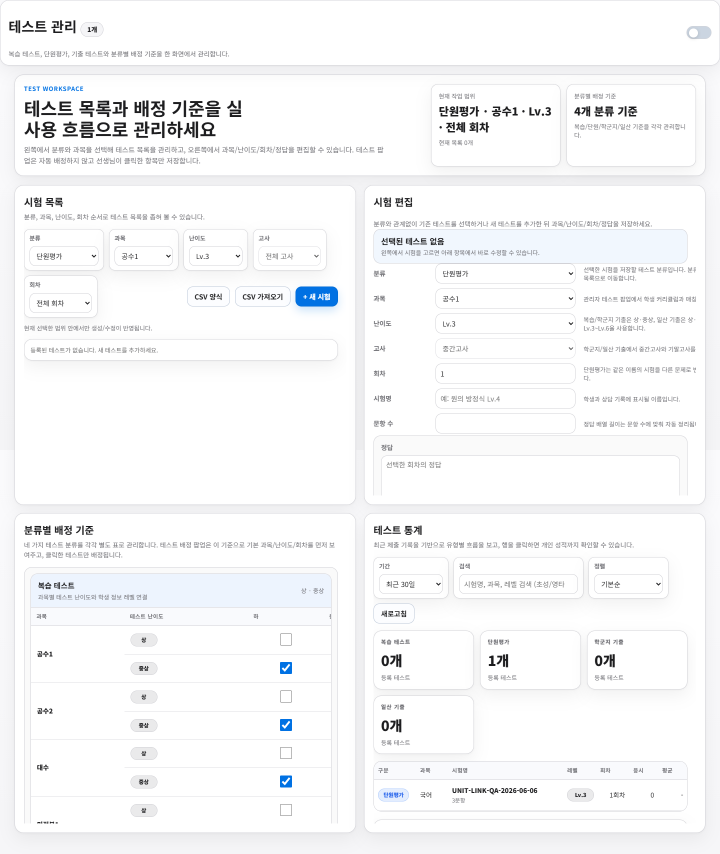
#> input picture .omo/evidence/task-16-tests-1440.png, 1440 x 1708 px (shown at 1/2 size); its folder holds only this picture in this run
$ python -i student_test_sheet_crop_worker.py   (imports and definitions only)   (older library calls are emulated)
#> lines starting #> are read from the running program, lines starting #| are printed output that depends on the picture; after the words box and inside, x2 and y2 are one past the last pixel; in counts of white or black regions, pixels touching at a corner belong together
from __future__ import annotations

import json
import os
import sys
from dataclasses import dataclass
from pathlib import Path
from statistics import median
from typing import Final, Mapping


SCHEMA: Final = "student_test_sheet_crop_worker_v1"
ENGINE: Final = "crop"
CANVAS_WIDTH: Final = 1600
CANVAS_HEIGHT: Final = 2200
QUESTION_COUNT: Final = 20
LEFT_X: Final = 295
RIGHT_X: Final = 920
CROP_Y0: Final = 438
CROP_W: Final = 485
CROP_H: Final = 116
ROW_PITCH: Final = 151
MARKER_SIZE: Final = 64
MARKER_CENTERS: Final = (
    (140.0, 140.0),
    (1460.0, 140.0),
    (1460.0, 2060.0),
    (140.0, 2060.0),
)


class CropWorkerError(ValueError):
    pass


@dataclass(frozen=True, slots=True)
class Marker:
    x: int
    y: int
    width: int
    height: int
    area: float

    @property
    def center(self) -> tuple[float, float]:
        return (self.x + self.width / 2, self.y + self.height / 2)


@dataclass(frozen=True, slots=True)
class DocumentTransform:
    matrix: object
    marker_mode: str
    reprojection_error: float


@dataclass(frozen=True, slots=True)
class AnswerBoxDetection:
    boxes: dict[int, tuple[int, int, int, int]]
    source: str
    detected_rect_count: int
    left_column_count: int
    right_column_count: int


# [22 lines left out: functions _inside, parse_request, not called in this run]


def _marker_candidates(cv2, image, threshold) -> list[Marker]:
    contours, _ = cv2.findContours(threshold, cv2.RETR_EXTERNAL, cv2.CHAIN_APPROX_SIMPLE)
    image_area = image.shape[0] * image.shape[1]
    candidates: list[Marker] = []
    for contour in contours:
        x, y, width, height = cv2.boundingRect(contour)
        area = float(cv2.contourArea(contour))
        if not image_area * 0.00025 <= area <= image_area * 0.01:
            continue
        ratio = width / max(1, height)
        extent = area / max(1, width * height)
        if 0.65 <= ratio <= 1.35 and extent >= 0.55:
            candidates.append(Marker(x, y, width, height, area))
    return candidates


def find_legacy_markers(cv2, image) -> tuple[Marker, Marker, Marker, Marker]:
    gray = cv2.cvtColor(image, cv2.COLOR_BGR2GRAY)
    found: list[Marker] = []
    for threshold_value in (50, 70, 90, 110):
        _, threshold = cv2.threshold(gray, threshold_value, 255, cv2.THRESH_BINARY_INV)
        found.extend(_marker_candidates(cv2, image, threshold))
    deduped: list[Marker] = []
    for candidate in sorted(found, key=lambda item: item.area, reverse=True):
        x, y = candidate.center
        if all(abs(x - other.center[0]) > 12 or abs(y - other.center[1]) > 12 for other in deduped):
            deduped.append(candidate)
    if len(deduped) < 4:
        raise CropWorkerError("marker_detection_failed")
    top_left = min(deduped, key=lambda marker: marker.center[0] + marker.center[1])
    top_right = max(deduped, key=lambda marker: marker.center[0] - marker.center[1])
    bottom_right = max(deduped, key=lambda marker: marker.center[0] + marker.center[1])
    bottom_left = min(deduped, key=lambda marker: marker.center[0] - marker.center[1])
    selected = (top_left, top_right, bottom_right, bottom_left)
    if len({marker.center for marker in selected}) != 4:
        raise CropWorkerError("marker_selection_failed")
    return selected


# [12 lines left out: function _aruco_destination_points, not called in this run]


def document_transform(cv2, np, image) -> DocumentTransform:
    gray = cv2.cvtColor(image, cv2.COLOR_BGR2GRAY)
    aruco = getattr(cv2, "aruco", None)
    if aruco is not None and hasattr(aruco, "ArucoDetector"):
        parameters = aruco.DetectorParameters()
        if hasattr(aruco, "CORNER_REFINE_SUBPIX"):
            parameters.cornerRefinementMethod = aruco.CORNER_REFINE_SUBPIX
        detector = aruco.ArucoDetector(aruco.getPredefinedDictionary(aruco.DICT_4X4_50), parameters)
        corners, ids, _rejected = detector.detectMarkers(gray)
        by_id: dict[int, object] = {}
        if ids is not None:
            for marker_corners, raw_id in zip(corners, ids.reshape(-1)):
                marker_id = int(raw_id)
                if marker_id in range(4) and marker_id not in by_id:
                    by_id[marker_id] = marker_corners.reshape(4, 2).astype(np.float32)
        if set(by_id) == {0, 1, 2, 3}:
            source = np.concatenate([by_id[marker_id] for marker_id in range(4)], axis=0)
            destination = np.concatenate(
                [_aruco_destination_points(np, marker_id) for marker_id in range(4)],
                axis=0,
            )
            matrix, inliers = cv2.findHomography(source, destination, cv2.RANSAC, 3.0)
            if matrix is not None and inliers is not None and int(inliers.sum()) >= 12:
                projected = cv2.perspectiveTransform(source.reshape(-1, 1, 2), matrix).reshape(-1, 2)
                error = float(np.linalg.norm(projected - destination, axis=1).mean())
                if error <= 8.0:
                    return DocumentTransform(matrix, "aruco_4x4_50", error)

    markers = find_legacy_markers(cv2, image)
    source_points = np.array([marker.center for marker in markers], dtype=np.float32)
    destination_points = np.array(MARKER_CENTERS, dtype=np.float32)
    matrix = cv2.getPerspectiveTransform(source_points, destination_points)
    return DocumentTransform(matrix, "legacy_square", 0.0)


# [12 lines left out: function fixed_boxes, not called in this run]


def _answer_region(rect: tuple[int, int, int, int]) -> tuple[int, int, int, int]:
    x, y, width, height = rect
    return (x + 95, y + 10, max(1, width - 115), max(1, height - 20))


def _full_width_rects(rects: list[tuple[int, int, int, int]]) -> list[tuple[int, int, int, int]]:
    return [rect for rect in rects if rect[2] >= 450 and 90 <= rect[3] <= 170]


# [92 lines left out: functions _clustered_rows, _column_geometry, _repaired_grid, detect_answer_boxes, crop_warnings, not called in this run]


def _decode_image(cv2, np, path: Path):
    encoded = np.fromfile(str(path), dtype=np.uint8)
    return cv2.imdecode(encoded, cv2.IMREAD_COLOR) if encoded.size else None


# [13 lines left out: function _load_template, not called in this run]


def _normalize_illumination(cv2, gray):
    background = cv2.GaussianBlur(gray, (0, 0), 15)
    return cv2.divide(gray, background, scale=255)


# [46 lines left out: function recognition_crop, not called in this run]


def process(image_path: Path, output_dir: Path) -> dict:
    import cv2
    import numpy as np

    image = _decode_image(cv2, np, image_path)
#> in _decode_image, returned value is the input picture: shape (1708, 1440, 3); mean B, G, R 248.5, 247.6, 247.1
    if image is None:
        raise CropWorkerError("capture_decode_failed")
    transform = document_transform(cv2, np, image)
#> in document_transform, `corners, ids, _rejected = detector.detectMarkers(gray)`: corners = (); ids = None
#> the loop in find_legacy_markers, `for threshold_value in (50, 70, 90, 110):` made 4 passes
#> pass 1, in find_legacy_markers, `_, threshold = cv2.threshold(gray, threshold_value, 255, cv2.THRESH_BI..`:
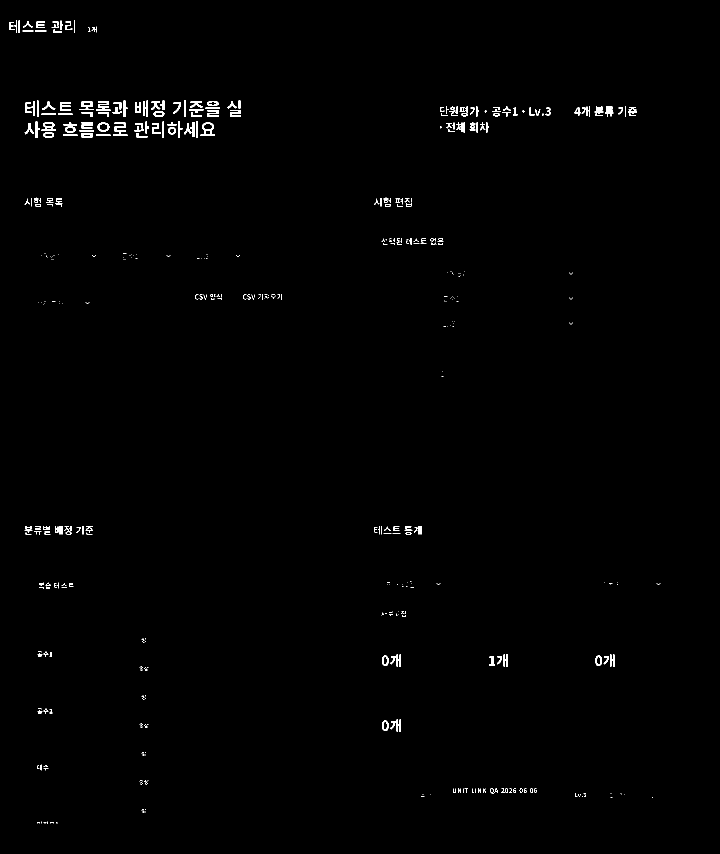
#> threshold: shape (1708, 1440) (shown at 1/2 size); 0.67% white; 458 white regions (268 under 20 px), largest, box (x1, y1, x2, y2) and area: (226, 245, 255, 272) 345, (401, 245, 430, 272) 336, (192, 202, 221, 222) 300
#> pass 2, in find_legacy_markers, `_, threshold = cv2.threshold(gray, threshold_value, 255, cv2.THRESH_BI..`:
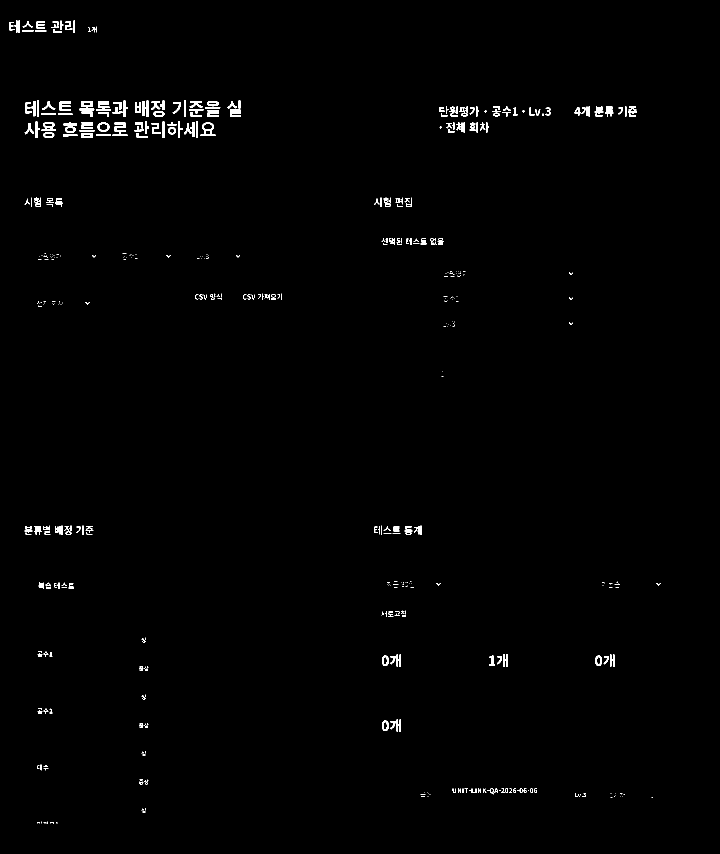
#> threshold: shape (1708, 1440) (shown at 1/2 size); 0.79% white; 480 white regions (262 under 20 px), largest, box (x1, y1, x2, y2) and area: (225, 245, 255, 272) 369, (401, 245, 431, 272) 343, (159, 202, 189, 221) 337
#> pass 3, in find_legacy_markers, `_, threshold = cv2.threshold(gray, threshold_value, 255, cv2.THRESH_BI..`:
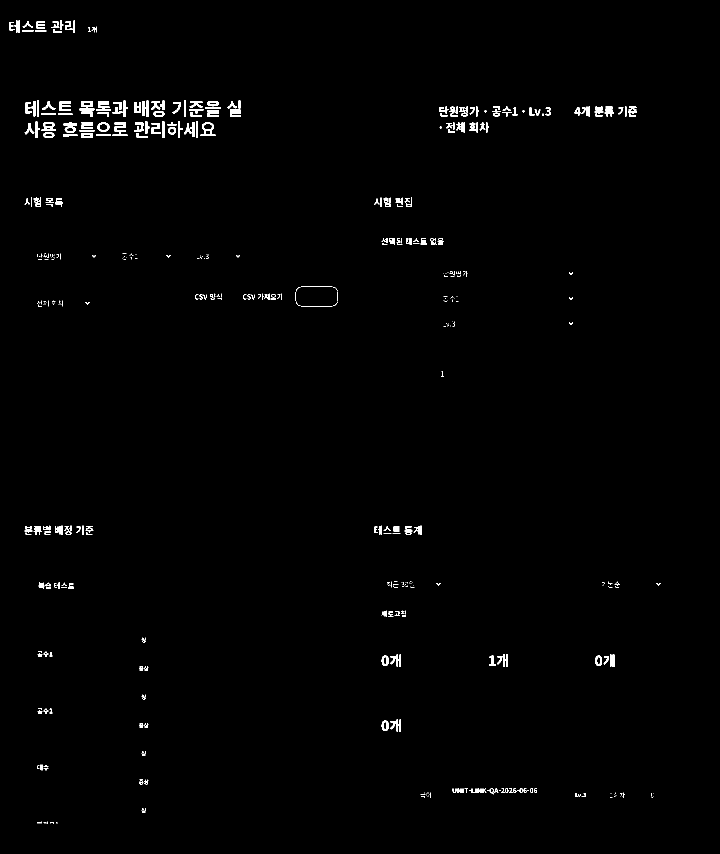
#> threshold: shape (1708, 1440) (shown at 1/2 size); 0.86% white; 473 white regions (223 under 20 px), largest, box (x1, y1, x2, y2) and area: (225, 245, 255, 272) 382, (401, 245, 431, 272) 350, (159, 202, 189, 221) 339
#> after the loop in find_legacy_markers, `for threshold_value in (50, 70, 90, 110):`: found = []
    warped = cv2.warpPerspective(
        image,
        transform.matrix,
        (CANVAS_WIDTH, CANVAS_HEIGHT),
        flags=cv2.INTER_LINEAR,
        borderValue=(255, 255, 255),
    )
    gray = cv2.cvtColor(warped, cv2.COLOR_BGR2GRAY)
    blur = float(cv2.Laplacian(gray, cv2.CV_64F).var())
    brightness = float(gray.mean())
    contrast = float(gray.std())
    small = cv2.resize(gray, (20, 20), interpolation=cv2.INTER_AREA)
    shadow_spread = float(np.percentile(small, 95) - np.percentile(small, 5))
    failures: list[str] = []
    if blur < 8:
        failures.append("blur_detected")
    if brightness < 45 or brightness > 248:
        failures.append("exposure_out_of_range")
    if contrast < 8:
        failures.append("low_contrast_detected")
    if shadow_spread > 180:
        failures.append("shadow_detected")
    detection = detect_answer_boxes(cv2, np, warped)
    if detection.source == "fixed_fallback":
        failures.append("answer_box_detection_failed")

    output_dir.mkdir(parents=True, exist_ok=True)
    template_gray = _load_template(cv2, np)
    boxes = detection.boxes
    items: list[dict] = []
    for question_no in range(1, QUESTION_COUNT + 1):
        x, y, width, height = boxes[question_no]
        crop = warped[y : y + height, x : x + width]
        crop_path = output_dir / f"q{question_no:03d}.png"
        recognition_path = output_dir / f"q{question_no:03d}-recognition.png"
        encoded_ok, encoded_crop = cv2.imencode(".png", crop)
        if not encoded_ok:
            raise CropWorkerError("crop_write_failed")
        encoded_crop.tofile(str(crop_path))
        template_crop = None if template_gray is None else template_gray[y : y + height, x : x + width]
        cleaned, ink_density = recognition_crop(cv2, np, crop, template_crop)
        recognition_ok, encoded_recognition = cv2.imencode(".png", cleaned)
        if not recognition_ok:
            raise CropWorkerError("recognition_crop_write_failed")
        encoded_recognition.tofile(str(recognition_path))
        warnings = crop_warnings(cv2, gray, boxes[question_no], ink_density)
        items.append(
            {
                "questionNo": question_no,
                "imagePath": str(crop_path),
                "recognitionImagePath": str(recognition_path),
                "warnings": warnings,
                "blockingWarnings": [
                    warning for warning in warnings if warning in {"crop_exposure", "crop_blank_like"}
                ],
                "inkDensity": round(ink_density, 6),
            }
        )
    return {
        "quality": {
            "ok": not failures,
            "failures": failures,
            "blurVariance": round(blur, 3),
            "brightnessMean": round(brightness, 3),
            "brightnessStd": round(contrast, 3),
            "shadowSpread": round(shadow_spread, 3),
            "markerMode": transform.marker_mode,
            "reprojectionErrorPx": round(transform.reprojection_error, 3),
            "templateApplied": template_gray is not None,
            "answerBoxSource": detection.source,
            "detectedRectCount": detection.detected_rect_count,
            "leftColumnCount": detection.left_column_count,
            "rightColumnCount": detection.right_column_count,
        },
        "items": items,
    }


def emit(payload: Mapping[str, object]) -> None:
    sys.stdout.write(json.dumps(payload, ensure_ascii=True, separators=(",", ":")) + "\n")
    sys.stdout.flush()


# [14 lines left out: function main, not called in this run]


# [2 lines not run here, left out]

#> (the run stopped early here; a loop or call above may not have finished)

$ run again, on .omo/evidence/task-16-tests-390.png
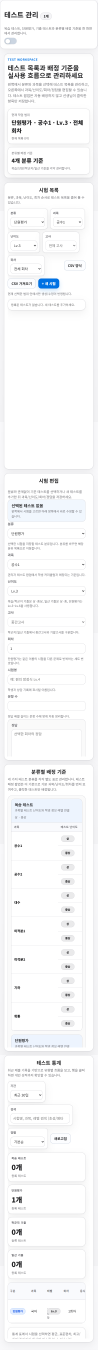
#> input picture .omo/evidence/task-16-tests-390.png, 390 x 5397 px (shown at 1/4 size)
#> in _decode_image, returned value is the input picture: shape (5397, 390, 3); mean B, G, R 248.1, 247.2, 246.8
#> corners = (); ids = None
#> the loop in find_legacy_markers, `for threshold_value in (50, 70, 90, 110):` made 4 passes
#> pass 1, in find_legacy_markers, `_, threshold = cv2.threshold(gray, threshold_value, 255, cv2.THRESH_BI..`:
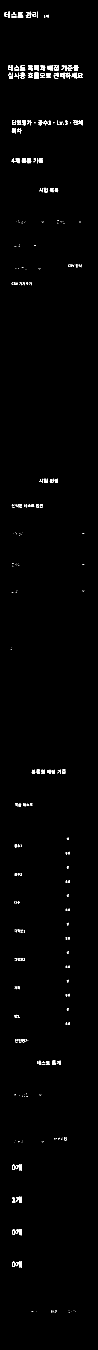
#> threshold: shape (5397, 390) (shown at 1/4 size); 0.59% white in thin lines or dots, all inside (x1, y1, x2, y2) = (19, 47, 337, 5250)
#> pass 3, in find_legacy_markers, `_, threshold = cv2.threshold(gray, threshold_value, 255, cv2.THRESH_BI..`:
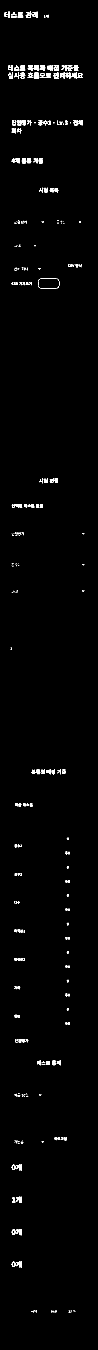
#> threshold: shape (5397, 390) (shown at 1/4 size); 0.8% white in thin lines or dots, all inside (x1, y1, x2, y2) = (19, 47, 337, 5251)
#> after the loop in find_legacy_markers, `for threshold_value in (50, 70, 90, 110):`: found = []

$ run again, on .omo/evidence/f3-live-admin-force-empty.png
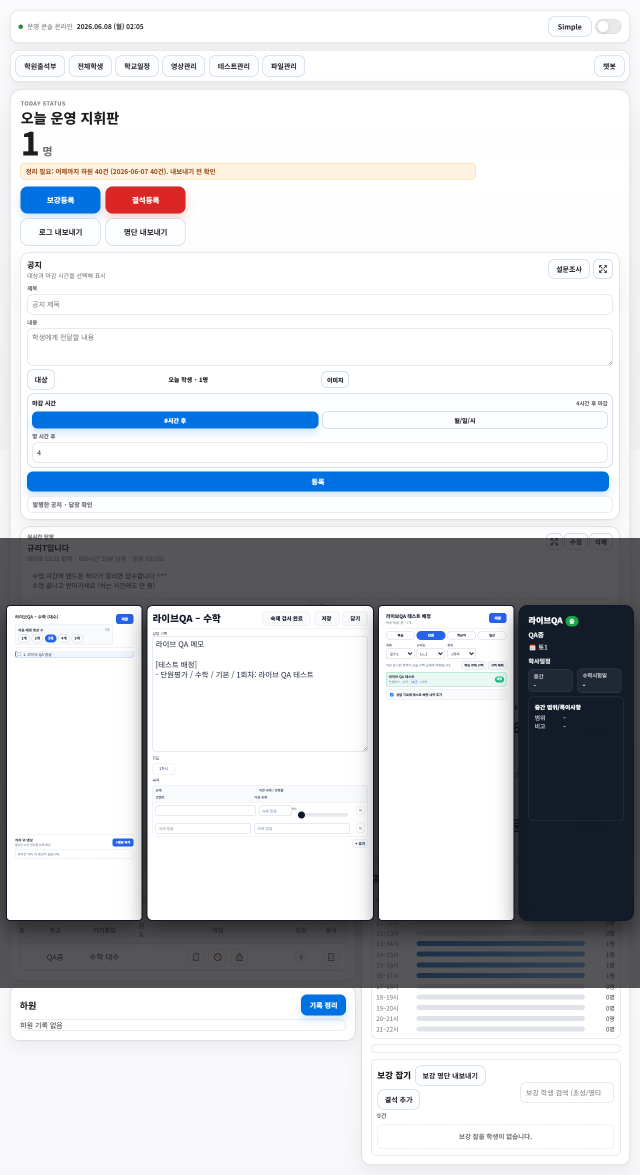
#> input picture .omo/evidence/f3-live-admin-force-empty.png, 1280 x 2350 px (shown at 1/2 size)
#> in _decode_image, returned value is the input picture: shape (2350, 1280, 3); mean B, G, R 216.9, 212.3, 209.2
#> corners = (); ids = None
#> the loop in find_legacy_markers, `for threshold_value in (50, 70, 90, 110):` made 4 passes
#> pass 1, in find_legacy_markers, `_, threshold = cv2.threshold(gray, threshold_value, 255, cv2.THRESH_BI..`:
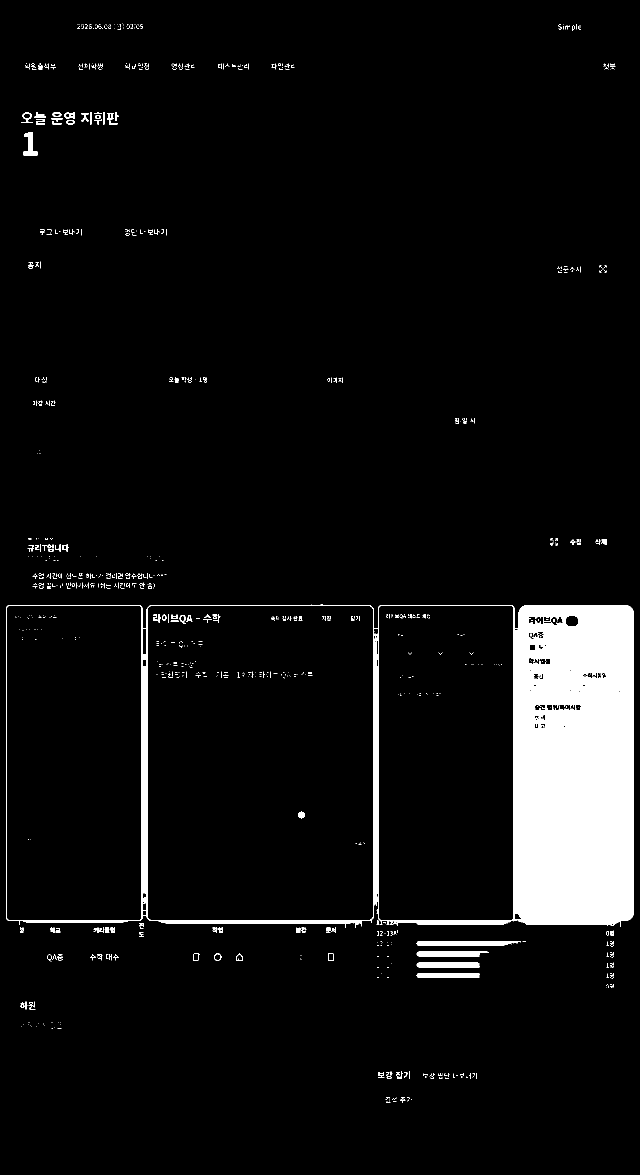
#> threshold: shape (2350, 1280) (shown at 1/2 size); 6.2% white; 934 white regions (820 under 20 px), largest, box (x1, y1, x2, y2) and area: (12, 1208, 1268, 1856) 170848, (833, 1882, 1042, 1892) 1880, (833, 1903, 978, 1913) 1273
#> pass 3, in find_legacy_markers, `_, threshold = cv2.threshold(gray, threshold_value, 255, cv2.THRESH_BI..`:
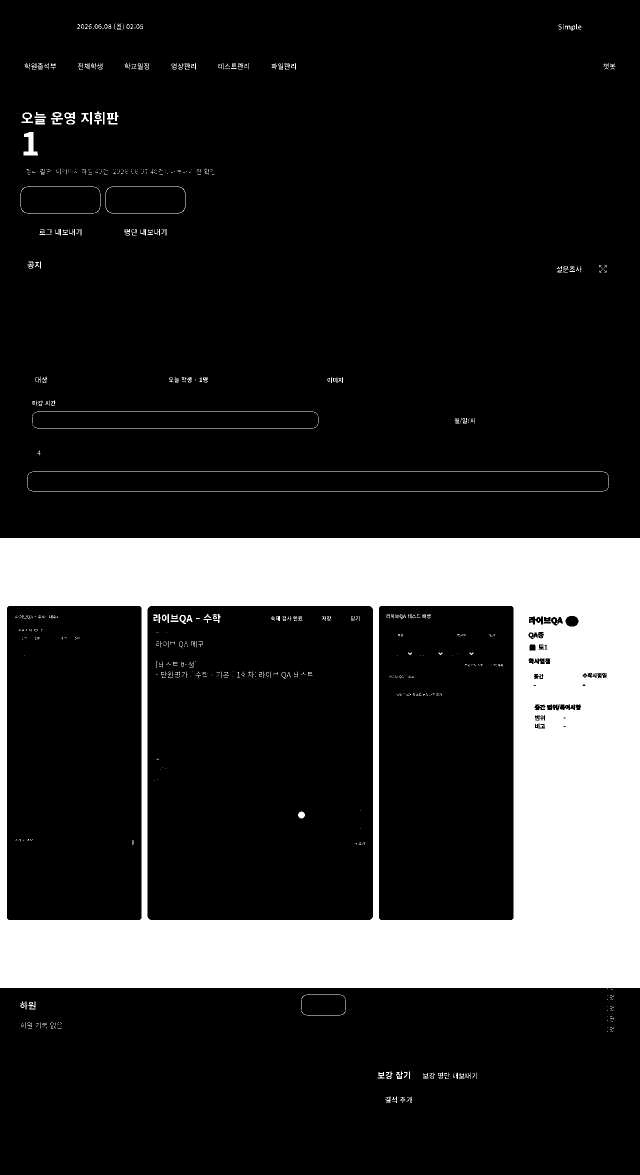
#> threshold: shape (2350, 1280) (shown at 1/2 size); 18.1% white; 841 white regions (667 under 20 px), largest, box (x1, y1, x2, y2) and area: (0, 1076, 1280, 1976) 527602, (65, 943, 1207, 944) 1142, (65, 982, 1207, 983) 1142
#> after the loop in find_legacy_markers, `for threshold_value in (50, 70, 90, 110):`: found = []
